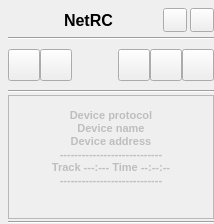
     <widget class="QWidget" name="mainWidget" native="true">
      <property name="sizePolicy">
       <sizepolicy hsizetype="Fixed" vsizetype="Fixed">
        <horstretch>0</horstretch>
        <verstretch>0</verstretch>
       </sizepolicy>
      </property>
      <property name="minimumSize">
       <size>
        <width>214</width>
        <height>224</height>
       </size>
      </property>
      <property name="maximumSize">
       <size>
        <width>214</width>
        <height>224</height>
       </size>
      </property>
      <layout class="QVBoxLayout" name="verticalLayout" stretch="0,0,0,0">
       <property name="spacing">
        <number>2</number>
       </property>
       <property name="sizeConstraint">
        <enum>QLayout::SizeConstraint::SetDefaultConstraint</enum>
       </property>
       <property name="leftMargin">
        <number>8</number>
       </property>
       <property name="topMargin">
        <number>0</number>
       </property>
       <property name="rightMargin">
        <number>0</number>
       </property>
       <property name="bottomMargin">
        <number>0</number>
       </property>
       <item>
        <widget class="QWidget" name="headWidget" native="true">
         <property name="sizePolicy">
          <sizepolicy hsizetype="Preferred" vsizetype="Fixed">
           <horstretch>0</horstretch>
           <verstretch>0</verstretch>
          </sizepolicy>
         </property>
         <property name="minimumSize">
          <size>
           <width>0</width>
           <height>88</height>
          </size>
         </property>
         <property name="maximumSize">
          <size>
           <width>16777215</width>
           <height>88</height>
          </size>
         </property>
         <layout class="QVBoxLayout" name="verticalLayout_9" stretch="0,2,0">
          <property name="spacing">
           <number>0</number>
          </property>
          <property name="leftMargin">
           <number>0</number>
          </property>
          <property name="topMargin">
           <number>0</number>
          </property>
          <property name="rightMargin">
           <number>0</number>
          </property>
          <property name="bottomMargin">
           <number>2</number>
          </property>
          <item>
           <layout class="QVBoxLayout" name="verticalLayout_8">
            <property name="spacing">
             <number>0</number>
            </property>
            <property name="sizeConstraint">
             <enum>QLayout::SizeConstraint::SetDefaultConstraint</enum>
            </property>
            <property name="leftMargin">
             <number>0</number>
            </property>
            <property name="rightMargin">
             <number>0</number>
            </property>
            <property name="bottomMargin">
             <number>0</number>
            </property>
            <item>
             <layout class="QHBoxLayout" name="horizontalLayout_3">
              <property name="spacing">
               <number>3</number>
              </property>
              <property name="leftMargin">
               <number>0</number>
              </property>
              <property name="topMargin">
               <number>3</number>
              </property>
              <property name="rightMargin">
               <number>0</number>
              </property>
              <property name="bottomMargin">
               <number>0</number>
              </property>
              <item>
               <widget class="QLabel" name="logo">
                <property name="sizePolicy">
                 <sizepolicy hsizetype="Minimum" vsizetype="Minimum">
                  <horstretch>0</horstretch>
                  <verstretch>0</verstretch>
                 </sizepolicy>
                </property>
                <property name="maximumSize">
                 <size>
                  <width>32</width>
                  <height>32</height>
                 </size>
                </property>
                <property name="font">
                 <font>
                  <pointsize>7</pointsize>
                 </font>
                </property>
                <property name="text">
                 <string/>
                </property>
                <property name="pixmap">
                 <pixmap resource="../resource.qrc">:/images/NetRC.png</pixmap>
                </property>
                <property name="scaledContents">
                 <bool>true</bool>
                </property>
                <property name="alignment">
                 <set>Qt::AlignmentFlag::AlignCenter</set>
                </property>
                <property name="indent">
                 <number>0</number>
                </property>
               </widget>
              </item>
              <item>
               <spacer name="horizontalSpacer_5">
                <property name="orientation">
                 <enum>Qt::Orientation::Horizontal</enum>
                </property>
                <property name="sizeHint" stdset="0">
                 <size>
                  <width>40</width>
                  <height>20</height>
                 </size>
                </property>
               </spacer>
              </item>
              <item>
               <widget class="QLabel" name="label">
                <property name="font">
                 <font>
                  <pointsize>12</pointsize>
                  <bold>true</bold>
                 </font>
                </property>
                <property name="text">
                 <string>NetRC</string>
                </property>
               </widget>
              </item>
              <item>
               <spacer name="horizontalSpacer_2">
                <property name="orientation">
                 <enum>Qt::Orientation::Horizontal</enum>
                </property>
                <property name="sizeHint" stdset="0">
                 <size>
                  <width>40</width>
                  <height>20</height>
                 </size>
                </property>
               </spacer>
              </item>
              <item>
               <widget class="QPushButton" name="minButton">
                <property name="minimumSize">
                 <size>
                  <width>24</width>
                  <height>24</height>
                 </size>
                </property>
                <property name="maximumSize">
                 <size>
                  <width>24</width>
                  <height>24</height>
                 </size>
                </property>
                <property name="font">
                 <font>
                  <pointsize>11</pointsize>
                  <bold>true</bold>
                 </font>
                </property>
                <property name="toolTip">
                 <string>Minimize</string>
                </property>
                <property name="text">
                 <string/>
                </property>
                <property name="icon">
                 <iconset resource="../resource.qrc">
                  <normaloff>:/images/nav/special/min.png</normaloff>:/images/nav/special/min.png</iconset>
                </property>
                <property name="iconSize">
                 <size>
                  <width>18</width>
                  <height>18</height>
                 </size>
                </property>
               </widget>
              </item>
              <item>
               <widget class="QPushButton" name="exitButton">
                <property name="minimumSize">
                 <size>
                  <width>24</width>
                  <height>24</height>
                 </size>
                </property>
                <property name="maximumSize">
                 <size>
                  <width>24</width>
                  <height>24</height>
                 </size>
                </property>
                <property name="font">
                 <font>
                  <pointsize>11</pointsize>
                  <bold>true</bold>
                 </font>
                </property>
                <property name="toolTip">
                 <string>Close</string>
                </property>
                <property name="text">
                 <string/>
                </property>
                <property name="icon">
                 <iconset resource="../resource.qrc">
                  <normaloff>:/images/nav/special/close.png</normaloff>:/images/nav/special/close.png</iconset>
                </property>
                <property name="iconSize">
                 <size>
                  <width>18</width>
                  <height>18</height>
                 </size>
                </property>
               </widget>
              </item>
             </layout>
            </item>
           </layout>
          </item>
          <item>
           <widget class="Line" name="line">
            <property name="sizePolicy">
             <sizepolicy hsizetype="Minimum" vsizetype="Fixed">
              <horstretch>0</horstretch>
              <verstretch>0</verstretch>
             </sizepolicy>
            </property>
            <property name="orientation">
             <enum>Qt::Orientation::Horizontal</enum>
            </property>
           </widget>
          </item>
          <item>
           <layout class="QHBoxLayout" name="horizontalLayout">
            <property name="sizeConstraint">
             <enum>QLayout::SizeConstraint::SetMinimumSize</enum>
            </property>
            <property name="topMargin">
             <number>4</number>
            </property>
            <property name="bottomMargin">
             <number>0</number>
            </property>
            <item>
             <widget class="QPushButton" name="connectButton">
              <property name="sizePolicy">
               <sizepolicy hsizetype="Preferred" vsizetype="Fixed">
                <horstretch>0</horstretch>
                <verstretch>0</verstretch>
               </sizepolicy>
              </property>
              <property name="minimumSize">
               <size>
                <width>32</width>
                <height>32</height>
               </size>
              </property>
              <property name="maximumSize">
               <size>
                <width>32</width>
                <height>32</height>
               </size>
              </property>
              <property name="font">
               <font>
                <pointsize>8</pointsize>
                <bold>true</bold>
               </font>
              </property>
              <property name="contextMenuPolicy">
               <enum>Qt::ContextMenuPolicy::CustomContextMenu</enum>
              </property>
              <property name="toolTip">
               <string>Devices Connect Left / Devices Configuration right</string>
              </property>
              <property name="icon">
               <iconset resource="../resource.qrc">
                <normaloff>:/images/connect-red.png</normaloff>:/images/connect-red.png</iconset>
              </property>
              <property name="iconSize">
               <size>
                <width>24</width>
                <height>24</height>
               </size>
              </property>
             </widget>
            </item>
            <item>
             <widget class="QPushButton" name="powerButton">
              <property name="sizePolicy">
               <sizepolicy hsizetype="Preferred" vsizetype="Fixed">
                <horstretch>0</horstretch>
                <verstretch>0</verstretch>
               </sizepolicy>
              </property>
              <property name="minimumSize">
               <size>
                <width>32</width>
                <height>32</height>
               </size>
              </property>
              <property name="maximumSize">
               <size>
                <width>32</width>
                <height>32</height>
               </size>
              </property>
              <property name="font">
               <font>
                <pointsize>8</pointsize>
                <bold>true</bold>
               </font>
              </property>
              <property name="toolTip">
               <string>Power switch</string>
              </property>
              <property name="icon">
               <iconset resource="../resource.qrc">
                <normaloff>:/images/power_red.png</normaloff>:/images/power_red.png</iconset>
              </property>
              <property name="iconSize">
               <size>
                <width>24</width>
                <height>24</height>
               </size>
              </property>
              <property name="flat">
               <bool>false</bool>
              </property>
             </widget>
            </item>
            <item>
             <spacer name="horizontalSpacer_8">
              <property name="orientation">
               <enum>Qt::Orientation::Horizontal</enum>
              </property>
              <property name="sizeHint" stdset="0">
               <size>
                <width>0</width>
                <height>20</height>
               </size>
              </property>
             </spacer>
            </item>
            <item>
             <widget class="QPushButton" name="debugButton">
              <property name="enabled">
               <bool>true</bool>
              </property>
              <property name="minimumSize">
               <size>
                <width>32</width>
                <height>32</height>
               </size>
              </property>
              <property name="maximumSize">
               <size>
                <width>32</width>
                <height>32</height>
               </size>
              </property>
              <property name="font">
               <font>
                <pointsize>13</pointsize>
                <bold>true</bold>
               </font>
              </property>
              <property name="toolTip">
               <string>Developmernt console</string>
              </property>
              <property name="icon">
               <iconset resource="../resource.qrc">
                <normaloff>:/images/nav/special/debug.png</normaloff>:/images/nav/special/debug.png</iconset>
              </property>
              <property name="iconSize">
               <size>
                <width>24</width>
                <height>24</height>
               </size>
              </property>
              <property name="checkable">
               <bool>true</bool>
              </property>
              <property name="checked">
               <bool>false</bool>
              </property>
             </widget>
            </item>
            <item>
             <widget class="QPushButton" name="settingsButton">
              <property name="minimumSize">
               <size>
                <width>32</width>
                <height>32</height>
               </size>
              </property>
              <property name="maximumSize">
               <size>
                <width>32</width>
                <height>32</height>
               </size>
              </property>
              <property name="toolTip">
               <string>Configuration</string>
              </property>
              <property name="text">
               <string/>
              </property>
              <property name="icon">
               <iconset resource="../resource.qrc">
                <normaloff>:/images/nav/special/settings.png</normaloff>:/images/nav/special/settings.png</iconset>
              </property>
              <property name="iconSize">
               <size>
                <width>24</width>
                <height>24</height>
               </size>
              </property>
              <property name="checkable">
               <bool>false</bool>
              </property>
             </widget>
            </item>
            <item>
             <widget class="QPushButton" name="aboutButton">
              <property name="sizePolicy">
               <sizepolicy hsizetype="Minimum" vsizetype="Preferred">
                <horstretch>0</horstretch>
                <verstretch>0</verstretch>
               </sizepolicy>
              </property>
              <property name="minimumSize">
               <size>
                <width>32</width>
                <height>32</height>
               </size>
              </property>
              <property name="maximumSize">
               <size>
                <width>32</width>
                <height>32</height>
               </size>
              </property>
              <property name="sizeIncrement">
               <size>
                <width>0</width>
                <height>0</height>
               </size>
              </property>
              <property name="baseSize">
               <size>
                <width>0</width>
                <height>0</height>
               </size>
              </property>
              <property name="font">
               <font>
                <pointsize>13</pointsize>
                <bold>true</bold>
               </font>
              </property>
              <property name="toolTip">
               <string>About</string>
              </property>
              <property name="autoFillBackground">
               <bool>false</bool>
              </property>
              <property name="icon">
               <iconset resource="../resource.qrc">
                <normaloff>:/images/nav/special/info.png</normaloff>:/images/nav/special/info.png</iconset>
              </property>
              <property name="iconSize">
               <size>
                <width>24</width>
                <height>24</height>
               </size>
              </property>
              <property name="autoDefault">
               <bool>false</bool>
              </property>
              <property name="default">
               <bool>false</bool>
              </property>
              <property name="flat">
               <bool>false</bool>
              </property>
             </widget>
            </item>
           </layout>
          </item>
         </layout>
        </widget>
       </item>
       <item>
        <widget class="Line" name="line_4">
         <property name="accessibleName">
          <string>line</string>
         </property>
         <property name="orientation">
          <enum>Qt::Orientation::Horizontal</enum>
         </property>
        </widget>
       </item>
       <item>
        <widget class="QListWidget" name="statusDisplayWidget">
         <property name="enabled">
          <bool>false</bool>
         </property>
         <property name="sizePolicy">
          <sizepolicy hsizetype="Fixed" vsizetype="Fixed">
           <horstretch>0</horstretch>
           <verstretch>0</verstretch>
          </sizepolicy>
         </property>
         <property name="minimumSize">
          <size>
           <width>206</width>
           <height>124</height>
          </size>
         </property>
         <property name="maximumSize">
          <size>
           <width>206</width>
           <height>124</height>
          </size>
         </property>
         <property name="font">
          <font>
           <pointsize>3</pointsize>
           <bold>true</bold>
          </font>
         </property>
         <property name="focusPolicy">
          <enum>Qt::FocusPolicy::NoFocus</enum>
         </property>
         <property name="autoFillBackground">
          <bool>false</bool>
         </property>
         <property name="frameShape">
          <enum>QFrame::Shape::StyledPanel</enum>
         </property>
         <property name="verticalScrollBarPolicy">
          <enum>Qt::ScrollBarPolicy::ScrollBarAlwaysOff</enum>
         </property>
         <property name="horizontalScrollBarPolicy">
          <enum>Qt::ScrollBarPolicy::ScrollBarAlwaysOff</enum>
         </property>
         <property name="showDropIndicator" stdset="0">
          <bool>false</bool>
         </property>
         <property name="selectionMode">
          <enum>QAbstractItemView::SelectionMode::NoSelection</enum>
         </property>
         <property name="resizeMode">
          <enum>QListView::ResizeMode::Fixed</enum>
         </property>
         <property name="spacing">
          <number>0</number>
         </property>
         <property name="uniformItemSizes">
          <bool>false</bool>
         </property>
         <property name="itemAlignment">
          <set>Qt::AlignmentFlag::AlignHCenter</set>
         </property>
         <item>
          <property name="text">
           <string/>
          </property>
          <property name="font">
           <font>
            <pointsize>8</pointsize>
            <bold>true</bold>
           </font>
          </property>
         </item>
         <item>
          <property name="text">
           <string>Device protocol</string>
          </property>
          <property name="font">
           <font>
            <pointsize>8</pointsize>
            <bold>true</bold>
           </font>
          </property>
          <property name="textAlignment">
           <set>AlignCenter</set>
          </property>
          <property name="flags">
           <set>ItemIsSelectable|ItemIsDragEnabled|ItemIsEnabled</set>
          </property>
         </item>
         <item>
          <property name="text">
           <string>Device name</string>
          </property>
          <property name="font">
           <font>
            <pointsize>8</pointsize>
            <bold>true</bold>
           </font>
          </property>
          <property name="textAlignment">
           <set>AlignCenter</set>
          </property>
         </item>
         <item>
          <property name="text">
           <string>Device address</string>
          </property>
          <property name="font">
           <font>
            <pointsize>8</pointsize>
            <bold>true</bold>
           </font>
          </property>
          <property name="textAlignment">
           <set>AlignCenter</set>
          </property>
         </item>
         <item>
          <property name="text">
           <string>----------------------------</string>
          </property>
          <property name="font">
           <font>
            <pointsize>8</pointsize>
            <bold>true</bold>
           </font>
          </property>
          <property name="textAlignment">
           <set>AlignCenter</set>
          </property>
         </item>
         <item>
          <property name="text">
           <string>Track ---:--- Time --:--:--</string>
          </property>
          <property name="font">
           <font>
            <pointsize>8</pointsize>
            <bold>true</bold>
           </font>
          </property>
          <property name="textAlignment">
           <set>AlignCenter</set>
          </property>
         </item>
         <item>
          <property name="text">
           <string>----------------------------</string>
          </property>
          <property name="font">
           <font>
            <pointsize>8</pointsize>
            <bold>true</bold>
           </font>
          </property>
          <property name="textAlignment">
           <set>AlignCenter</set>
          </property>
         </item>
         <item>
          <property name="text">
           <string/>
          </property>
          <property name="font">
           <font>
            <pointsize>8</pointsize>
            <bold>true</bold>
           </font>
          </property>
          <property name="textAlignment">
           <set>AlignCenter</set>
          </property>
         </item>
        </widget>
       </item>
       <item>
        <widget class="Line" name="line_8">
         <property name="orientation">
          <enum>Qt::Orientation::Horizontal</enum>
         </property>
        </widget>
       </item>
      </layout>
     </widget>
